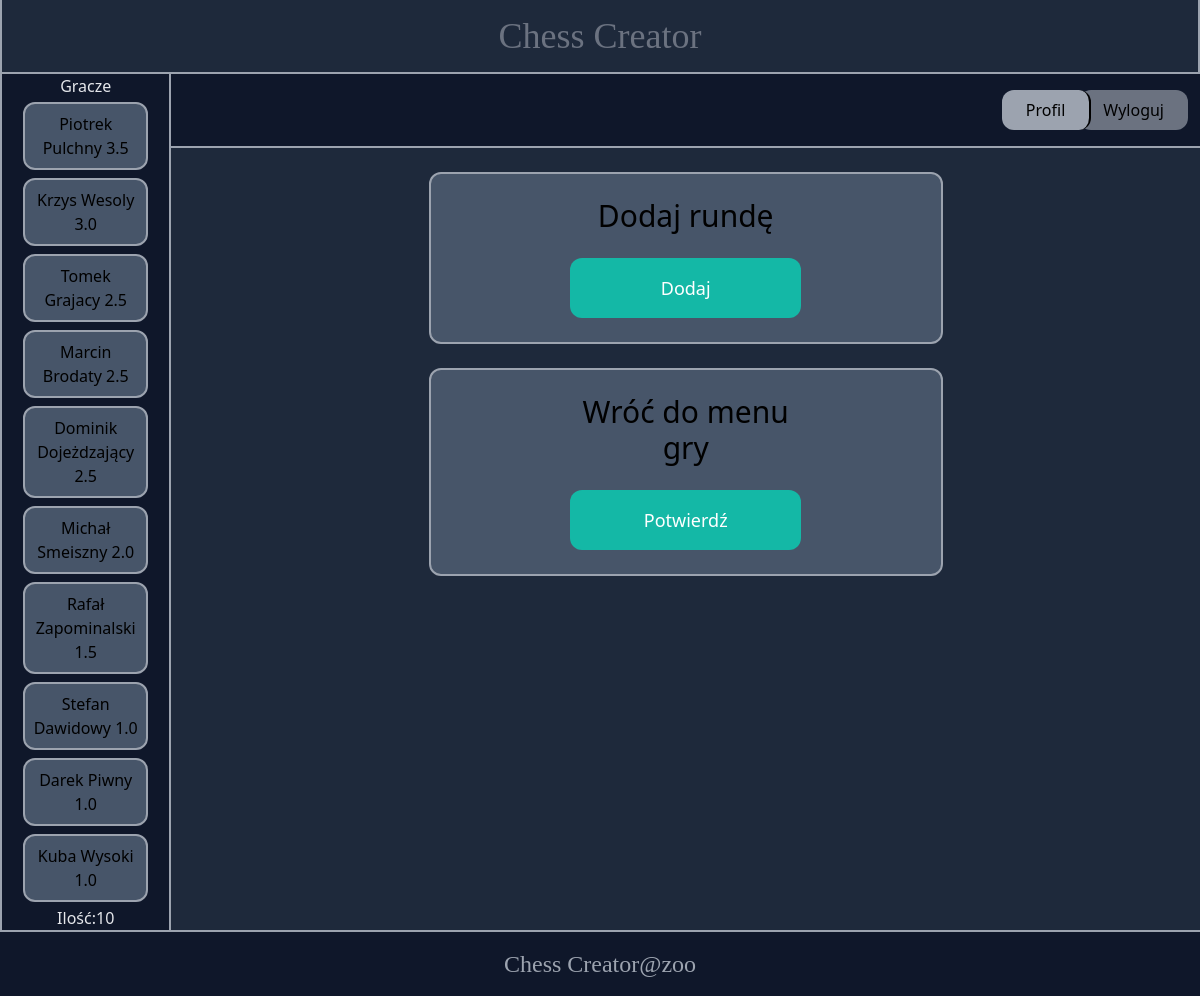
The app's page /chess/game/2 (signed in), older data.
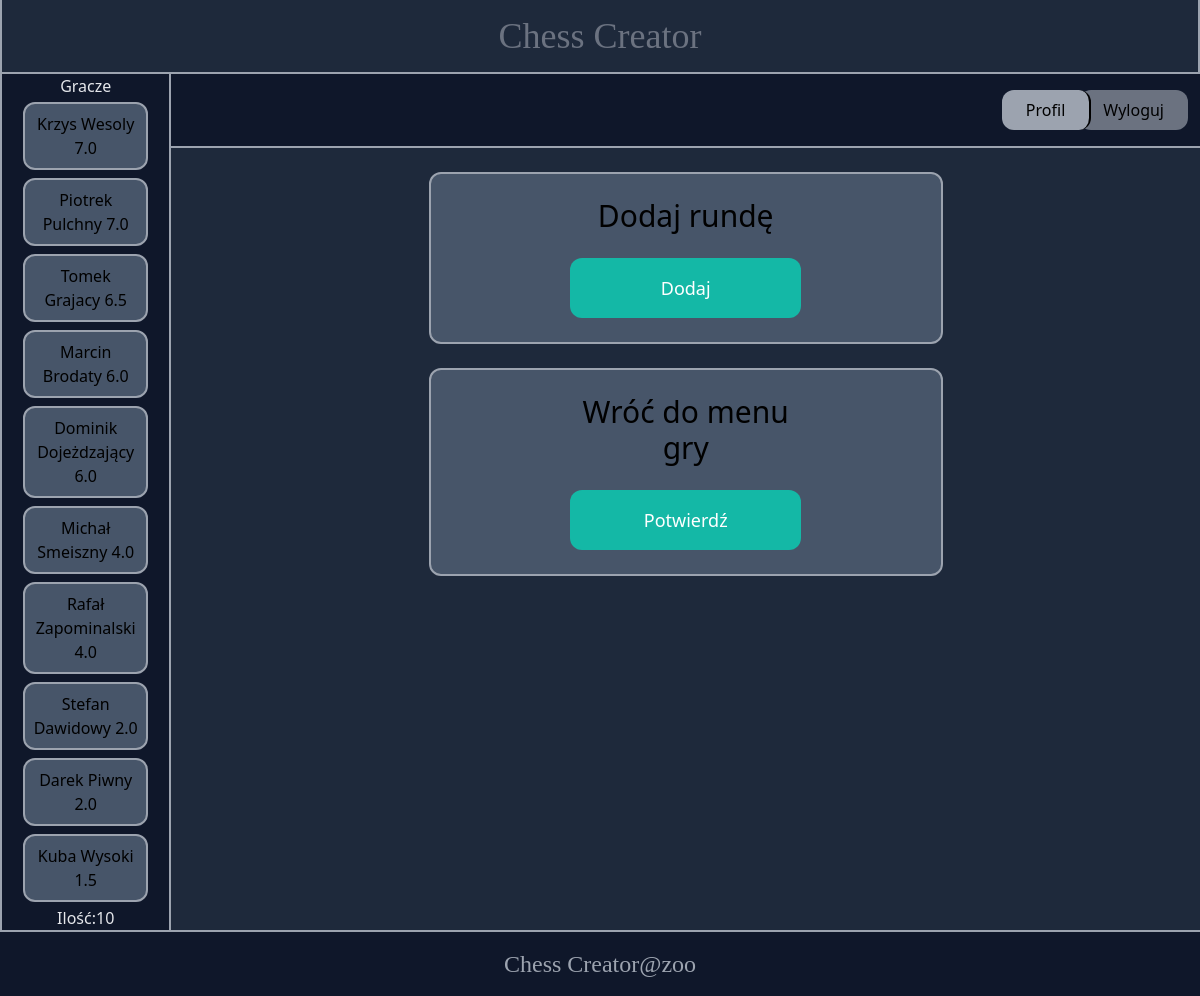
The same page, newer data.
### chesstour/models.py (models this page shows, shortened)
class Chess_Player(models.Model):
    name = models.CharField(max_length=50)
    surname = models.CharField(max_length=50)
    username = models.CharField(max_length=50)
    rating = models.FloatField(default=0)
    birth_date = models.DateField(null=True, blank=True)
    tournament = models.ForeignKey(Chess_Tournament, on_delete=models.CASCADE)
    white_games = models.IntegerField(default=0)
    class Meta:
        ordering = ('name',)

### chesstour/views.py (the view)
# urls.py: path('game/<int:pk>', views.game, name='game'),
@login_required
def game(request, pk):
    tournament = Chess_Tournament.objects.get(pk=pk)
    if tournament.created_by != request.user:
        return redirect('core:manage')
    games = Chess_Game.objects.filter(tournament=tournament)
    players = Chess_Player.objects.filter(tournament=tournament).order_by('-rating')
    return render(request, 'chesstour/game.html', {'tournament': tournament, 'games': games, 'players': players})

### chesstour/templates/chesstour/game.html (shortened to what this page needs)
{% extends 'core/base.html' %}
{% block sidebar %}
    <div class="flex flex-col text-center">
        <h1 class="text-gray-200 test-xl">Gracze</h1>
        {% for player in players %}
        <a href="{%url 'chesstour:manage_players' pk=tournament.id spk=player.id %}" class="w-3/4 my-1 p-2 mx-auto bg-slate-600 rounded-xl border-gray-400 border-2">
            <div>
                {{player.name|capfirst}}
                {{player.surname|capfirst}}
                {{player.rating}}
            </div>
        </a>
        {% endfor %}
        <h1 class="text-gray-200">Ilość:{{players|length}}</h1>
    </div>
{% endblock %}
{% block content %}
<div class="w-1/2 my-6 mx-auto p-6 bg-slate-600 rounded-xl border-gray-400 border-2">
    <div class="justify-center flex flex-col mx-auto w-1/2">
        <h1 class="mb-6 text-3xl text-center">Dodaj rundę</h1>
        <a href="{% url 'chesstour:edit_game' tournament.id %}" class="py-4 px-8 text-lg rounded-xl bg-teal-500 hover:bg-teal-700 text-white text-center" name="tournament_form">Dodaj</a>
    </div>
</div>
<div class="w-1/2 my-6 mx-auto p-6 bg-slate-600 rounded-xl border-gray-400 border-2">
    <div class="justify-center flex flex-col mx-auto w-1/2">
        <h1 class="mb-6 text-3xl text-center">Wróć do menu gry</h1>
        <a href="{% url 'chesstour:edit' tournament.id %}" class="py-4 px-8 text-lg rounded-xl bg-teal-500 hover:bg-teal-700 text-white text-center" name="tournament_form">Potwierdź</a>
    </div>
</div>
{% endblock %}

Row changes from the older to the newer data that the page shows:
changed Chess_Player "Krzys": rating "3.0" → "7.0"; moves up the list
changed Chess_Player "Piotrek": rating "3.5" → "7.0"
changed Chess_Player "Tomek": rating "2.5" → "6.5"
changed Chess_Player "Marcin": rating "2.5" → "6.0"
changed Chess_Player "Dominik": rating "2.5" → "6.0"
changed Chess_Player "Michał": rating "2.0" → "4.0"
changed Chess_Player "Rafał": rating "1.5" → "4.0"
changed Chess_Player "Stefan": rating "1.0" → "2.0"
changed Chess_Player "Darek": rating "1.0" → "2.0"
changed Chess_Player "Kuba": rating "1.0" → "1.5"
